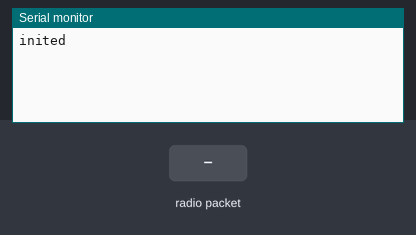
Simulated run of this sketch. Board: Arduino Uno, built with avr-gcc and run on an emulated ATmega328P. On the bench: the last lines printed to the serial monitor. The inputs (shaded band) are chosen by the test bench. No radio packets arrive unless stated.

Above: at 1.2 s.
1.3 s: radio packet "1" arrives
At 2.1 s:
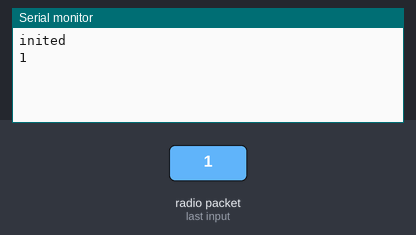
2.8 s: radio packet "0" arrives
At 3.3 s:
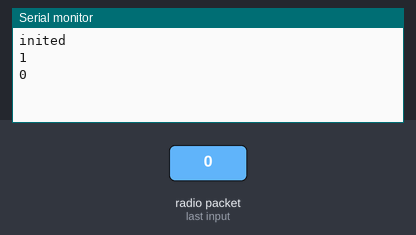
4.3 s: radio packet "2" arrives
At 5.6 s:
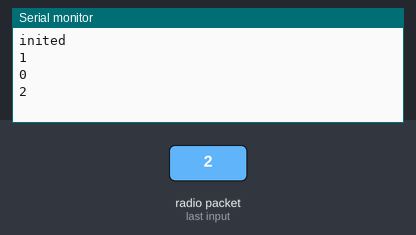

The sketch:

433r.ino
```cpp
#include <RH_ASK.h>
#include <SPI.h>

RH_ASK driver(2000, 2, 4, 5);

void setup()
{
  Serial.begin(115200);
  if (!driver.init()) {
    Serial.println("init failed");
  }

  Serial.println("inited");
}
void loop() {
  uint8_t buf[RH_ASK_MAX_MESSAGE_LEN];
  uint8_t buflen = sizeof(buf);

  if (driver.recv(buf, &buflen)) {
    driver.printBuffer("Got:", buf, buflen);
    String rcv;
    for (int i = 0; i < buflen; i++) {
      rcv += (char)buf[i];
    }
    Serial.println(rcv);
  }
}
```

Measured:
- after the input at 1.3 s, the serial monitor: prints a new line at once (image 1)
- after the input at 2.8 s, the serial monitor: prints a new line at once (image 2)
- after the input at 4.3 s, the serial monitor: prints a new line at once (image 3)
